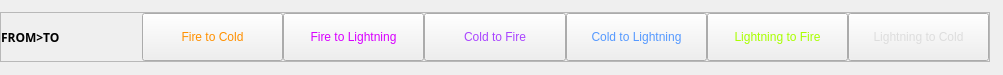
<?xml version="1.0" encoding="UTF-8"?>
<ui version="4.0">
 <class>Form</class>
 <widget class="QWidget" name="Form">
  <property name="geometry">
   <rect>
    <x>0</x>
    <y>0</y>
    <width>1003</width>
    <height>75</height>
   </rect>
  </property>
  <property name="sizePolicy">
   <sizepolicy hsizetype="Maximum" vsizetype="Maximum">
    <horstretch>0</horstretch>
    <verstretch>0</verstretch>
   </sizepolicy>
  </property>
  <property name="windowTitle">
   <string>Form</string>
  </property>
  <layout class="QVBoxLayout" name="verticalLayout_2">
   <property name="spacing">
    <number>0</number>
   </property>
   <property name="leftMargin">
    <number>0</number>
   </property>
   <property name="topMargin">
    <number>0</number>
   </property>
   <property name="rightMargin">
    <number>0</number>
   </property>
   <property name="bottomMargin">
    <number>0</number>
   </property>
   <item>
    <widget class="QFrame" name="harvest_methods_container">
     <property name="sizePolicy">
      <sizepolicy hsizetype="Maximum" vsizetype="Maximum">
       <horstretch>0</horstretch>
       <verstretch>0</verstretch>
      </sizepolicy>
     </property>
     <property name="frameShape">
      <enum>QFrame::StyledPanel</enum>
     </property>
     <property name="frameShadow">
      <enum>QFrame::Raised</enum>
     </property>
     <layout class="QVBoxLayout" name="verticalLayout_3">
      <property name="spacing">
       <number>0</number>
      </property>
      <property name="leftMargin">
       <number>0</number>
      </property>
      <property name="topMargin">
       <number>0</number>
      </property>
      <property name="rightMargin">
       <number>0</number>
      </property>
      <property name="bottomMargin">
       <number>0</number>
      </property>
      <item>
       <widget class="QStackedWidget" name="harvest_method_stack">
        <property name="sizePolicy">
         <sizepolicy hsizetype="Maximum" vsizetype="Maximum">
          <horstretch>0</horstretch>
          <verstretch>0</verstretch>
         </sizepolicy>
        </property>
        <property name="currentIndex">
         <number>1</number>
        </property>
        <widget class="QWidget" name="harvest_add_remove_reforge_methods">
         <property name="sizePolicy">
          <sizepolicy hsizetype="Maximum" vsizetype="Maximum">
           <horstretch>0</horstretch>
           <verstretch>0</verstretch>
          </sizepolicy>
         </property>
         <layout class="QVBoxLayout" name="verticalLayout">
          <property name="spacing">
           <number>0</number>
          </property>
          <property name="leftMargin">
           <number>0</number>
          </property>
          <property name="topMargin">
           <number>0</number>
          </property>
          <property name="rightMargin">
           <number>0</number>
          </property>
          <property name="bottomMargin">
           <number>0</number>
          </property>
          <item>
           <widget class="QWidget" name="harvest_add_remove_reforge_btn_container" native="true">
            <property name="enabled">
             <bool>true</bool>
            </property>
            <property name="sizePolicy">
             <sizepolicy hsizetype="MinimumExpanding" vsizetype="Maximum">
              <horstretch>0</horstretch>
              <verstretch>0</verstretch>
             </sizepolicy>
            </property>
            <layout class="QHBoxLayout" name="horizontalLayout_6">
             <property name="spacing">
              <number>0</number>
             </property>
             <property name="leftMargin">
              <number>0</number>
             </property>
             <property name="topMargin">
              <number>0</number>
             </property>
             <property name="rightMargin">
              <number>0</number>
             </property>
             <property name="bottomMargin">
              <number>0</number>
             </property>
             <item>
              <widget class="QLabel" name="harvest_type_label">
               <property name="sizePolicy">
                <sizepolicy hsizetype="MinimumExpanding" vsizetype="MinimumExpanding">
                 <horstretch>0</horstretch>
                 <verstretch>0</verstretch>
                </sizepolicy>
               </property>
               <property name="font">
                <font>
                 <family>Open Sans</family>
                 <bold>true</bold>
                </font>
               </property>
               <property name="text">
                <string>TYPE</string>
               </property>
              </widget>
             </item>
             <item>
              <widget class="QPushButton" name="attack_btn">
               <property name="enabled">
                <bool>true</bool>
               </property>
               <property name="sizePolicy">
                <sizepolicy hsizetype="MinimumExpanding" vsizetype="MinimumExpanding">
                 <horstretch>0</horstretch>
                 <verstretch>0</verstretch>
                </sizepolicy>
               </property>
               <property name="cursor">
                <cursorShape>PointingHandCursor</cursorShape>
               </property>
               <property name="styleSheet">
                <string notr="true">QPushButton {
	color: #ff9000;
}

QPushButton::checked {
				background-color: #ff9000;
				color: #000;
				text-shadow: none;
				box-shadow: none;
				border: 0px;
			}</string>
               </property>
               <property name="text">
                <string>Attack</string>
               </property>
               <property name="checkable">
                <bool>true</bool>
               </property>
               <property name="checked">
                <bool>false</bool>
               </property>
              </widget>
             </item>
             <item>
              <widget class="QPushButton" name="caster_btn">
               <property name="enabled">
                <bool>true</bool>
               </property>
               <property name="sizePolicy">
                <sizepolicy hsizetype="MinimumExpanding" vsizetype="MinimumExpanding">
                 <horstretch>0</horstretch>
                 <verstretch>0</verstretch>
                </sizepolicy>
               </property>
               <property name="cursor">
                <cursorShape>PointingHandCursor</cursorShape>
               </property>
               <property name="styleSheet">
                <string notr="true">QPushButton {
	color: #d800ff;
}

QPushButton::checked {
				background-color: #d800ff;
				color: #000;
				text-shadow: none;
				box-shadow: none;
				border: 0px;
			}</string>
               </property>
               <property name="text">
                <string>Caster</string>
               </property>
               <property name="checkable">
                <bool>true</bool>
               </property>
              </widget>
             </item>
             <item>
              <widget class="QPushButton" name="chaos_btn">
               <property name="enabled">
                <bool>true</bool>
               </property>
               <property name="sizePolicy">
                <sizepolicy hsizetype="MinimumExpanding" vsizetype="MinimumExpanding">
                 <horstretch>0</horstretch>
                 <verstretch>0</verstretch>
                </sizepolicy>
               </property>
               <property name="cursor">
                <cursorShape>PointingHandCursor</cursorShape>
               </property>
               <property name="styleSheet">
                <string notr="true">QPushButton {
	color: #a944ff;
}

QPushButton::checked {
				background-color: #a944ff;
				color: #000;
				text-shadow: none;
				box-shadow: none;
				border: 0px;
			}</string>
               </property>
               <property name="text">
                <string>Chaos</string>
               </property>
               <property name="checkable">
                <bool>true</bool>
               </property>
              </widget>
             </item>
             <item>
              <widget class="QPushButton" name="cold_btn">
               <property name="enabled">
                <bool>true</bool>
               </property>
               <property name="sizePolicy">
                <sizepolicy hsizetype="MinimumExpanding" vsizetype="MinimumExpanding">
                 <horstretch>0</horstretch>
                 <verstretch>0</verstretch>
                </sizepolicy>
               </property>
               <property name="cursor">
                <cursorShape>PointingHandCursor</cursorShape>
               </property>
               <property name="styleSheet">
                <string notr="true">QPushButton {
	color: #5599FF;
}

QPushButton::checked {
				background-color: #5599FF;
				color: #000;
				text-shadow: none;
				box-shadow: none;
				border: 0px;
			}</string>
               </property>
               <property name="text">
                <string>Cold</string>
               </property>
               <property name="checkable">
                <bool>true</bool>
               </property>
              </widget>
             </item>
             <item>
              <widget class="QPushButton" name="critical_btn">
               <property name="enabled">
                <bool>true</bool>
               </property>
               <property name="sizePolicy">
                <sizepolicy hsizetype="MinimumExpanding" vsizetype="MinimumExpanding">
                 <horstretch>0</horstretch>
                 <verstretch>0</verstretch>
                </sizepolicy>
               </property>
               <property name="cursor">
                <cursorShape>PointingHandCursor</cursorShape>
               </property>
               <property name="styleSheet">
                <string notr="true">QPushButton {
	color: #a8ff00;
}

QPushButton::checked {
				background-color: #a8ff00;
				color: #000;
				text-shadow: none;
				box-shadow: none;
				border: 0px;
			}</string>
               </property>
               <property name="text">
                <string>Critical</string>
               </property>
               <property name="checkable">
                <bool>true</bool>
               </property>
              </widget>
             </item>
             <item>
              <widget class="QPushButton" name="defences_btn">
               <property name="enabled">
                <bool>true</bool>
               </property>
               <property name="sizePolicy">
                <sizepolicy hsizetype="MinimumExpanding" vsizetype="MinimumExpanding">
                 <horstretch>0</horstretch>
                 <verstretch>0</verstretch>
                </sizepolicy>
               </property>
               <property name="cursor">
                <cursorShape>PointingHandCursor</cursorShape>
               </property>
               <property name="styleSheet">
                <string notr="true">QPushButton {
	color: #DDD;
}

QPushButton::checked {
				background-color: #DDD;
				color: #000;
				text-shadow: none;
				box-shadow: none;
				border: 0px;
			}</string>
               </property>
               <property name="text">
                <string>Defences</string>
               </property>
               <property name="checkable">
                <bool>true</bool>
               </property>
              </widget>
             </item>
             <item>
              <widget class="QPushButton" name="fire_btn">
               <property name="enabled">
                <bool>true</bool>
               </property>
               <property name="sizePolicy">
                <sizepolicy hsizetype="MinimumExpanding" vsizetype="MinimumExpanding">
                 <horstretch>0</horstretch>
                 <verstretch>0</verstretch>
                </sizepolicy>
               </property>
               <property name="cursor">
                <cursorShape>PointingHandCursor</cursorShape>
               </property>
               <property name="styleSheet">
                <string notr="true">QPushButton {
	color: #FF0000;
}

QPushButton::checked {
				background-color: #FF0000;
				color: #000;
				text-shadow: none;
				box-shadow: none;
				border: 0px;
			}</string>
               </property>
               <property name="text">
                <string>Fire</string>
               </property>
               <property name="checkable">
                <bool>true</bool>
               </property>
              </widget>
             </item>
             <item>
              <widget class="QPushButton" name="life_btn">
               <property name="enabled">
                <bool>true</bool>
               </property>
               <property name="sizePolicy">
                <sizepolicy hsizetype="MinimumExpanding" vsizetype="MinimumExpanding">
                 <horstretch>0</horstretch>
                 <verstretch>0</verstretch>
                </sizepolicy>
               </property>
               <property name="cursor">
                <cursorShape>PointingHandCursor</cursorShape>
               </property>
               <property name="styleSheet">
                <string notr="true">QPushButton {
	color: #ff00cc;
}

QPushButton::checked {
				background-color: #ff00cc;
				color: #000;
				text-shadow: none;
				box-shadow: none;
				border: 0px;
			}</string>
               </property>
               <property name="text">
                <string>Life</string>
               </property>
               <property name="checkable">
                <bool>true</bool>
               </property>
              </widget>
             </item>
             <item>
              <widget class="QPushButton" name="lightning_btn">
               <property name="enabled">
                <bool>true</bool>
               </property>
               <property name="sizePolicy">
                <sizepolicy hsizetype="MinimumExpanding" vsizetype="MinimumExpanding">
                 <horstretch>0</horstretch>
                 <verstretch>0</verstretch>
                </sizepolicy>
               </property>
               <property name="cursor">
                <cursorShape>PointingHandCursor</cursorShape>
               </property>
               <property name="styleSheet">
                <string notr="true">QPushButton {
	color: #FFF000;
}

QPushButton::checked {
				background-color: #FFF000;
				color: #000;
				text-shadow: none;
				box-shadow: none;
				border: 0px;
			}</string>
               </property>
               <property name="text">
                <string>Lightning</string>
               </property>
               <property name="checkable">
                <bool>true</bool>
               </property>
              </widget>
             </item>
             <item>
              <widget class="QPushButton" name="physical_btn">
               <property name="enabled">
                <bool>true</bool>
               </property>
               <property name="sizePolicy">
                <sizepolicy hsizetype="MinimumExpanding" vsizetype="MinimumExpanding">
                 <horstretch>0</horstretch>
                 <verstretch>0</verstretch>
                </sizepolicy>
               </property>
               <property name="cursor">
                <cursorShape>PointingHandCursor</cursorShape>
               </property>
               <property name="styleSheet">
                <string notr="true">QPushButton {
	color: #e1b900;
}

QPushButton::checked {
				background-color: #e1b900;
				color: #000;
				text-shadow: none;
				box-shadow: none;
				border: 0px;
			}</string>
               </property>
               <property name="text">
                <string>Physical</string>
               </property>
               <property name="checkable">
                <bool>true</bool>
               </property>
              </widget>
             </item>
             <item>
              <widget class="QPushButton" name="speed_btn">
               <property name="enabled">
                <bool>true</bool>
               </property>
               <property name="sizePolicy">
                <sizepolicy hsizetype="MinimumExpanding" vsizetype="MinimumExpanding">
                 <horstretch>0</horstretch>
                 <verstretch>0</verstretch>
                </sizepolicy>
               </property>
               <property name="cursor">
                <cursorShape>PointingHandCursor</cursorShape>
               </property>
               <property name="styleSheet">
                <string notr="true">QPushButton {
	color: #00ffc0;
}

QPushButton::checked {
				background-color: #00ffc0;
				color: #000;
				text-shadow: none;
				box-shadow: none;
				border: 0px;
			}</string>
               </property>
               <property name="text">
                <string>Speed</string>
               </property>
               <property name="checkable">
                <bool>true</bool>
               </property>
              </widget>
             </item>
             <item>
              <widget class="QPushButton" name="influence_btn">
               <property name="enabled">
                <bool>true</bool>
               </property>
               <property name="sizePolicy">
                <sizepolicy hsizetype="MinimumExpanding" vsizetype="MinimumExpanding">
                 <horstretch>0</horstretch>
                 <verstretch>0</verstretch>
                </sizepolicy>
               </property>
               <property name="cursor">
                <cursorShape>PointingHandCursor</cursorShape>
               </property>
               <property name="styleSheet">
                <string notr="true">QPushButton {
                border: 1px solid #000;
                border-radius: 4px;
                background-color: qlineargradient(x1: 0, y1: 1, x2: 0, y2: 0, stop: 0 #1e1e1e, stop: 1 #3c3c3c);
                border-image: none;
              color: #FFF;
               box-shadow: inset 0 1px 1px #666, 0 1px 2px rgba(0,0,0,0.31);
                font-family: Open Sans;
                font-size: 12px;
               font-weight: bold;
               height: 36px;
                line-height: 36px;
                text-align: center;
				margin: 0px;
				padding: 5px 10px;
				cursor: pointer;
				text-shadow: 1px 1px #000;
				vertical-align: top;
           }
            QPushButton::hover {         
	background-color: qlineargradient(x1:0, y1:0, x2:0, y2:1, stop:0 rgba(30, 30, 30, 1), stop:1 rgba(75, 75, 75, 1));
           }
            QPushButton::pressed {
                
	background-color: qlineargradient(x1:0, y1:0, x2:0, y2:1, stop:0 rgba(221, 204, 153, 1), stop:1 rgba(255, 238, 187, 255));
            }
			QPushButton::checked {
				background-color: qlineargradient(x1:0, y1:0, x2:0, y2:1, stop:0 rgba(221, 204, 153, 1), stop:1 rgba(255, 238, 187, 255));
				color: #332211;
text-shadow: 1px 1px #FFF;
box-shadow: inset 0 1px 1px #BBB, 0 1px 2px rgba(0,0,0,0.31);
font-weight: bold;
				border: 0px;
			}
            QPushButton::flat {
                border: none;
}</string>
               </property>
               <property name="text">
                <string>Influence</string>
               </property>
               <property name="checkable">
                <bool>true</bool>
               </property>
              </widget>
             </item>
            </layout>
           </widget>
          </item>
         </layout>
        </widget>
        <widget class="QWidget" name="harvest_resists_methods">
         <property name="sizePolicy">
          <sizepolicy hsizetype="Maximum" vsizetype="Maximum">
           <horstretch>0</horstretch>
           <verstretch>0</verstretch>
          </sizepolicy>
         </property>
         <layout class="QVBoxLayout" name="verticalLayout_4">
          <property name="spacing">
           <number>0</number>
          </property>
          <property name="leftMargin">
           <number>0</number>
          </property>
          <property name="topMargin">
           <number>0</number>
          </property>
          <property name="rightMargin">
           <number>0</number>
          </property>
          <property name="bottomMargin">
           <number>0</number>
          </property>
          <item>
           <widget class="QWidget" name="harvest_resists_btns" native="true">
            <property name="sizePolicy">
             <sizepolicy hsizetype="MinimumExpanding" vsizetype="MinimumExpanding">
              <horstretch>0</horstretch>
              <verstretch>0</verstretch>
             </sizepolicy>
            </property>
            <layout class="QHBoxLayout" name="horizontalLayout">
             <property name="spacing">
              <number>0</number>
             </property>
             <property name="leftMargin">
              <number>0</number>
             </property>
             <property name="topMargin">
              <number>0</number>
             </property>
             <property name="rightMargin">
              <number>0</number>
             </property>
             <property name="bottomMargin">
              <number>0</number>
             </property>
             <item>
              <widget class="QLabel" name="harvest_resists_label">
               <property name="enabled">
                <bool>true</bool>
               </property>
               <property name="sizePolicy">
                <sizepolicy hsizetype="MinimumExpanding" vsizetype="MinimumExpanding">
                 <horstretch>0</horstretch>
                 <verstretch>0</verstretch>
                </sizepolicy>
               </property>
               <property name="font">
                <font>
                 <family>Open Sans</family>
                 <bold>true</bold>
                </font>
               </property>
               <property name="text">
                <string>FROM&gt;TO</string>
               </property>
              </widget>
             </item>
             <item>
              <widget class="QPushButton" name="harvest_fire_to_cold_btn">
               <property name="enabled">
                <bool>true</bool>
               </property>
               <property name="sizePolicy">
                <sizepolicy hsizetype="MinimumExpanding" vsizetype="MinimumExpanding">
                 <horstretch>0</horstretch>
                 <verstretch>0</verstretch>
                </sizepolicy>
               </property>
               <property name="cursor">
                <cursorShape>PointingHandCursor</cursorShape>
               </property>
               <property name="styleSheet">
                <string notr="true">QPushButton {
	color: #ff9000;
}

QPushButton::checked {
				background-color: #ff9000;
				color: #000;
				text-shadow: none;
				box-shadow: none;
				border: 0px;
			}</string>
               </property>
               <property name="text">
                <string>Fire to Cold</string>
               </property>
               <property name="checkable">
                <bool>true</bool>
               </property>
               <property name="checked">
                <bool>false</bool>
               </property>
               <attribute name="buttonGroup">
                <string notr="true">harvest_resist_method_btns</string>
               </attribute>
              </widget>
             </item>
             <item>
              <widget class="QPushButton" name="harvest_fire_to_lightning_btn">
               <property name="enabled">
                <bool>true</bool>
               </property>
               <property name="sizePolicy">
                <sizepolicy hsizetype="MinimumExpanding" vsizetype="MinimumExpanding">
                 <horstretch>0</horstretch>
                 <verstretch>0</verstretch>
                </sizepolicy>
               </property>
               <property name="cursor">
                <cursorShape>PointingHandCursor</cursorShape>
               </property>
               <property name="styleSheet">
                <string notr="true">QPushButton {
	color: #d800ff;
}

QPushButton::checked {
				background-color: #d800ff;
				color: #000;
				text-shadow: none;
				box-shadow: none;
				border: 0px;
			}</string>
               </property>
               <property name="text">
                <string>Fire to Lightning</string>
               </property>
               <property name="checkable">
                <bool>true</bool>
               </property>
               <attribute name="buttonGroup">
                <string notr="true">harvest_resist_method_btns</string>
               </attribute>
              </widget>
             </item>
             <item>
              <widget class="QPushButton" name="harvest_cold_to_fire_btn">
               <property name="enabled">
                <bool>true</bool>
               </property>
               <property name="sizePolicy">
                <sizepolicy hsizetype="MinimumExpanding" vsizetype="MinimumExpanding">
                 <horstretch>0</horstretch>
                 <verstretch>0</verstretch>
                </sizepolicy>
               </property>
               <property name="cursor">
                <cursorShape>PointingHandCursor</cursorShape>
               </property>
               <property name="styleSheet">
                <string notr="true">QPushButton {
	color: #a944ff;
}

QPushButton::checked {
				background-color: #a944ff;
				color: #000;
				text-shadow: none;
				box-shadow: none;
				border: 0px;
			}</string>
               </property>
               <property name="text">
                <string>Cold to Fire</string>
               </property>
               <property name="checkable">
                <bool>true</bool>
               </property>
               <attribute name="buttonGroup">
                <string notr="true">harvest_resist_method_btns</string>
               </attribute>
              </widget>
             </item>
             <item>
              <widget class="QPushButton" name="harvest_cold_to_lightning_btn">
               <property name="enabled">
                <bool>true</bool>
               </property>
               <property name="sizePolicy">
                <sizepolicy hsizetype="MinimumExpanding" vsizetype="MinimumExpanding">
                 <horstretch>0</horstretch>
                 <verstretch>0</verstretch>
                </sizepolicy>
               </property>
               <property name="cursor">
                <cursorShape>PointingHandCursor</cursorShape>
               </property>
               <property name="styleSheet">
                <string notr="true">QPushButton {
	color: #5599FF;
}

QPushButton::checked {
				background-color: #5599FF;
				color: #000;
				text-shadow: none;
				box-shadow: none;
				border: 0px;
			}</string>
               </property>
               <property name="text">
                <string>Cold to Lightning</string>
               </property>
               <property name="checkable">
                <bool>true</bool>
               </property>
               <attribute name="buttonGroup">
                <string notr="true">harvest_resist_method_btns</string>
               </attribute>
              </widget>
             </item>
             <item>
              <widget class="QPushButton" name="harvest_lightning_to_fire_btn">
               <property name="enabled">
                <bool>true</bool>
               </property>
               <property name="sizePolicy">
                <sizepolicy hsizetype="MinimumExpanding" vsizetype="MinimumExpanding">
                 <horstretch>0</horstretch>
                 <verstretch>0</verstretch>
                </sizepolicy>
               </property>
               <property name="cursor">
                <cursorShape>PointingHandCursor</cursorShape>
               </property>
               <property name="styleSheet">
                <string notr="true">QPushButton {
	color: #a8ff00;
}

QPushButton::checked {
				background-color: #a8ff00;
				color: #000;
				text-shadow: none;
				box-shadow: none;
				border: 0px;
			}</string>
               </property>
               <property name="text">
                <string>Lightning to Fire</string>
               </property>
               <property name="checkable">
                <bool>true</bool>
               </property>
               <attribute name="buttonGroup">
                <string notr="true">harvest_resist_method_btns</string>
               </attribute>
              </widget>
             </item>
             <item>
              <widget class="QPushButton" name="harvest_lightning_to_cold_btn">
               <property name="enabled">
                <bool>true</bool>
               </property>
               <property name="sizePolicy">
                <sizepolicy hsizetype="MinimumExpanding" vsizetype="MinimumExpanding">
                 <horstretch>0</horstretch>
                 <verstretch>0</verstretch>
                </sizepolicy>
               </property>
               <property name="cursor">
                <cursorShape>PointingHandCursor</cursorShape>
               </property>
               <property name="styleSheet">
                <string notr="true">QPushButton {
	color: #DDD;
}

QPushButton::checked {
				background-color: #DDD;
				color: #000;
				text-shadow: none;
				box-shadow: none;
				border: 0px;
			}</string>
               </property>
               <property name="text">
                <string>Lightning to Cold</string>
               </property>
               <property name="checkable">
                <bool>true</bool>
               </property>
               <attribute name="buttonGroup">
                <string notr="true">harvest_resist_method_btns</string>
               </attribute>
              </widget>
             </item>
            </layout>
           </widget>
          </item>
         </layout>
        </widget>
        <widget class="QWidget" name="harvest_high_tier_methods">
         <layout class="QVBoxLayout" name="verticalLayout_5">
          <property name="spacing">
           <number>0</number>
          </property>
          <property name="leftMargin">
           <number>0</number>
          </property>
          <property name="topMargin">
           <number>0</number>
          </property>
          <property name="rightMargin">
           <number>0</number>
          </property>
          <property name="bottomMargin">
           <number>0</number>
          </property>
          <item>
           <widget class="QWidget" name="harvest_high_tier_btn_container" native="true">
            <property name="sizePolicy">
             <sizepolicy hsizetype="MinimumExpanding" vsizetype="MinimumExpanding">
              <horstretch>0</horstretch>
              <verstretch>0</verstretch>
             </sizepolicy>
            </property>
            <layout class="QHBoxLayout" name="horizontalLayout_2">
             <property name="spacing">
              <number>0</number>
             </property>
             <property name="leftMargin">
              <number>0</number>
             </property>
             <property name="topMargin">
              <number>0</number>
             </property>
             <property name="rightMargin">
              <number>0</number>
             </property>
             <property name="bottomMargin">
              <number>0</number>
             </property>
             <item>
              <widget class="QLabel" name="harvest_high_tier_label">
               <property name="enabled">
                <bool>true</bool>
               </property>
               <property name="sizePolicy">
                <sizepolicy hsizetype="MinimumExpanding" vsizetype="MinimumExpanding">
                 <horstretch>0</horstretch>
                 <verstretch>0</verstretch>
                </sizepolicy>
               </property>
               <property name="font">
                <font>
                 <family>Open Sans</family>
                 <bold>true</bold>
                </font>
               </property>
               <property name="text">
                <string>OPTION</string>
               </property>
              </widget>
             </item>
             <item>
              <widget class="QPushButton" name="harvest_normal_to_magic_one_btn">
               <property name="enabled">
                <bool>true</bool>
               </property>
               <property name="sizePolicy">
                <sizepolicy hsizetype="MinimumExpanding" vsizetype="MinimumExpanding">
                 <horstretch>0</horstretch>
                 <verstretch>0</verstretch>
                </sizepolicy>
               </property>
               <property name="cursor">
                <cursorShape>PointingHandCursor</cursorShape>
               </property>
               <property name="styleSheet">
                <string notr="true">QPushButton {
	color: #ff9000;
}

QPushButton::checked {
				background-color: #ff9000;
				color: #000;
				text-shadow: none;
				box-shadow: none;
				border: 0px;
			}</string>
               </property>
               <property name="text">
                <string>Normal to Magic &gt; one mod</string>
               </property>
               <property name="checkable">
                <bool>true</bool>
               </property>
               <property name="checked">
                <bool>false</bool>
               </property>
               <attribute name="buttonGroup">
                <string notr="true">harvest_high_tier_method_btns</string>
               </attribute>
              </widget>
             </item>
             <item>
              <widget class="QPushButton" name="harvest_normal_to_magic_two_btn">
               <property name="enabled">
                <bool>true</bool>
               </property>
               <property name="sizePolicy">
                <sizepolicy hsizetype="MinimumExpanding" vsizetype="MinimumExpanding">
                 <horstretch>0</horstretch>
                 <verstretch>0</verstretch>
                </sizepolicy>
               </property>
               <property name="cursor">
                <cursorShape>PointingHandCursor</cursorShape>
               </property>
               <property name="styleSheet">
                <string notr="true">QPushButton {
	color: #d800ff;
}

QPushButton::checked {
				background-color: #d800ff;
				color: #000;
				text-shadow: none;
				box-shadow: none;
				border: 0px;
			}</string>
               </property>
               <property name="text">
                <string>Normal to Magic &gt; two mod</string>
               </property>
               <property name="checkable">
                <bool>true</bool>
               </property>
               <attribute name="buttonGroup">
                <string notr="true">harvest_high_tier_method_btns</string>
               </attribute>
              </widget>
             </item>
             <item>
              <widget class="QPushButton" name="harvest_magic_to_rare_two_btn">
               <property name="enabled">
                <bool>true</bool>
               </property>
               <property name="sizePolicy">
                <sizepolicy hsizetype="MinimumExpanding" vsizetype="MinimumExpanding">
                 <horstretch>0</horstretch>
                 <verstretch>0</verstretch>
                </sizepolicy>
               </property>
               <property name="cursor">
                <cursorShape>PointingHandCursor</cursorShape>
               </property>
               <property name="styleSheet">
                <string notr="true">QPushButton {
	color: #a944ff;
}

QPushButton::checked {
				background-color: #a944ff;
				color: #000;
				text-shadow: none;
				box-shadow: none;
				border: 0px;
			}</string>
               </property>
               <property name="text">
                <string>Magic to Rare &gt; two mod</string>
               </property>
               <property name="checkable">
                <bool>true</bool>
               </property>
               <attribute name="buttonGroup">
                <string notr="true">harvest_high_tier_method_btns</string>
               </attribute>
              </widget>
             </item>
             <item>
              <widget class="QPushButton" name="harvest_magic_to_rare_three_btn">
               <property name="enabled">
                <bool>true</bool>
               </property>
               <property name="sizePolicy">
                <sizepolicy hsizetype="MinimumExpanding" vsizetype="MinimumExpanding">
                 <horstretch>0</horstretch>
                 <verstretch>0</verstretch>
                </sizepolicy>
               </property>
               <property name="cursor">
                <cursorShape>PointingHandCursor</cursorShape>
               </property>
               <property name="styleSheet">
                <string notr="true">QPushButton {
	color: #5599FF;
}

QPushButton::checked {
				background-color: #5599FF;
				color: #000;
				text-shadow: none;
				box-shadow: none;
				border: 0px;
			}</string>
               </property>
               <property name="text">
                <string>Magic to Rare &gt; three mod</string>
               </property>
               <property name="checkable">
                <bool>true</bool>
               </property>
               <attribute name="buttonGroup">
                <string notr="true">harvest_high_tier_method_btns</string>
               </attribute>
              </widget>
             </item>
             <item>
              <widget class="QPushButton" name="harvest_magic_to_rare_four_btn">
               <property name="enabled">
                <bool>true</bool>
               </property>
               <property name="sizePolicy">
                <sizepolicy hsizetype="MinimumExpanding" vsizetype="MinimumExpanding">
                 <horstretch>0</horstretch>
                 <verstretch>0</verstretch>
                </sizepolicy>
               </property>
               <property name="cursor">
                <cursorShape>PointingHandCursor</cursorShape>
               </property>
               <property name="styleSheet">
                <string notr="true">QPushButton {
	color: #a8ff00;
}

QPushButton::checked {
				background-color: #a8ff00;
				color: #000;
				text-shadow: none;
				box-shadow: none;
				border: 0px;
			}</string>
               </property>
               <property name="text">
                <string>Magic to rare &gt; four mod</string>
               </property>
               <property name="checkable">
                <bool>true</bool>
               </property>
               <attribute name="buttonGroup">
                <string notr="true">harvest_high_tier_method_btns</string>
               </attribute>
              </widget>
             </item>
            </layout>
           </widget>
          </item>
         </layout>
        </widget>
        <widget class="QWidget" name="harvest_other_methods">
         <layout class="QVBoxLayout" name="verticalLayout_6">
          <property name="spacing">
           <number>0</number>
          </property>
          <property name="leftMargin">
           <number>0</number>
          </property>
          <property name="topMargin">
           <number>0</number>
          </property>
          <property name="rightMargin">
           <number>0</number>
          </property>
          <property name="bottomMargin">
           <number>0</number>
          </property>
          <item>
           <widget class="QWidget" name="harvest_resists_btns_3" native="true">
            <property name="sizePolicy">
             <sizepolicy hsizetype="MinimumExpanding" vsizetype="MinimumExpanding">
              <horstretch>0</horstretch>
              <verstretch>0</verstretch>
             </sizepolicy>
            </property>
            <layout class="QHBoxLayout" name="horizontalLayout_3">
             <property name="spacing">
              <number>0</number>
             </property>
             <property name="leftMargin">
              <number>0</number>
             </property>
             <property name="topMargin">
              <number>0</number>
             </property>
             <property name="rightMargin">
              <number>0</number>
             </property>
             <property name="bottomMargin">
              <number>0</number>
             </property>
             <item>
              <widget class="QLabel" name="harvest_other_label">
               <property name="enabled">
                <bool>true</bool>
               </property>
               <property name="sizePolicy">
                <sizepolicy hsizetype="MinimumExpanding" vsizetype="MinimumExpanding">
                 <horstretch>0</horstretch>
                 <verstretch>0</verstretch>
                </sizepolicy>
               </property>
               <property name="font">
                <font>
                 <family>Open Sans</family>
                 <bold>true</bold>
                </font>
               </property>
               <property name="text">
                <string>OPTION</string>
               </property>
              </widget>
             </item>
             <item>
              <widget class="QPushButton" name="harvest_reforge_more_likely_btn">
               <property name="enabled">
                <bool>true</bool>
               </property>
               <property name="sizePolicy">
                <sizepolicy hsizetype="MinimumExpanding" vsizetype="MinimumExpanding">
                 <horstretch>0</horstretch>
                 <verstretch>0</verstretch>
                </sizepolicy>
               </property>
               <property name="cursor">
                <cursorShape>PointingHandCursor</cursorShape>
               </property>
               <property name="styleSheet">
                <string notr="true">QPushButton {
	color: #ff9000;
}

QPushButton::checked {
				background-color: #ff9000;
				color: #000;
				text-shadow: none;
				box-shadow: none;
				border: 0px;
			}</string>
               </property>
               <property name="text">
                <string>Reforge more likely</string>
               </property>
               <property name="checkable">
                <bool>true</bool>
               </property>
               <property name="checked">
                <bool>false</bool>
               </property>
               <attribute name="buttonGroup">
                <string notr="true">harvest_other_method_btns</string>
               </attribute>
              </widget>
             </item>
             <item>
              <widget class="QPushButton" name="harvest_reforge_less_likely_btn">
               <property name="enabled">
                <bool>true</bool>
               </property>
               <property name="sizePolicy">
                <sizepolicy hsizetype="MinimumExpanding" vsizetype="MinimumExpanding">
                 <horstretch>0</horstretch>
                 <verstretch>0</verstretch>
                </sizepolicy>
               </property>
               <property name="cursor">
                <cursorShape>PointingHandCursor</cursorShape>
               </property>
               <property name="styleSheet">
                <string notr="true">QPushButton {
	color: #d800ff;
}

QPushButton::checked {
				background-color: #d800ff;
				color: #000;
				text-shadow: none;
				box-shadow: none;
				border: 0px;
			}</string>
               </property>
               <property name="text">
                <string>Reforge less likely</string>
               </property>
               <property name="checkable">
                <bool>true</bool>
               </property>
               <attribute name="buttonGroup">
                <string notr="true">harvest_other_method_btns</string>
               </attribute>
              </widget>
             </item>
            </layout>
           </widget>
          </item>
         </layout>
        </widget>
       </widget>
      </item>
     </layout>
    </widget>
   </item>
  </layout>
 </widget>
 <resources/>
 <connections/>
 <buttongroups>
  <buttongroup name="harvest_high_tier_method_btns"/>
  <buttongroup name="harvest_resist_method_btns"/>
  <buttongroup name="harvest_other_method_btns"/>
 </buttongroups>
</ui>
